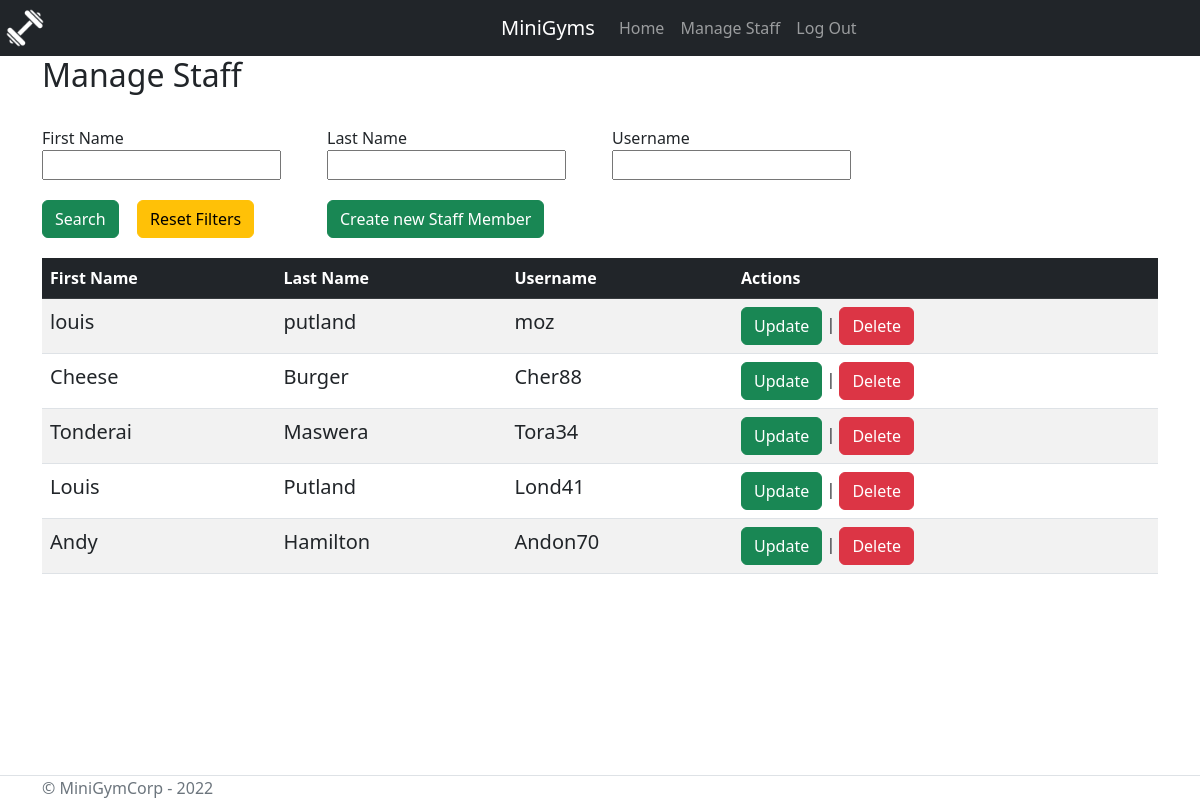
/DBWCoursework_31018059/viewStaff.php (signed in), run on the app's committed database.
### tables this page shows
CREATE TABLE "Staff" (
	"UserName"	TEXT NOT NULL UNIQUE,
	"firstName"	TEXT NOT NULL,
	"lastName"	TEXT NOT NULL,
	"Password"	TEXT NOT NULL,
	"Role"	TEXT NOT NULL,
	"Email"	TEXT NOT NULL,
	"Enabled"	TEXT NOT NULL DEFAULT 'true',
	PRIMARY KEY("UserName")
);

### DBWCoursework_31018059/PHP_functions/getAllStaffPHP.php (called while the page is built)
<?php
function getAllStaff()
{
    $db = new SQLite3("C:\\xampp\\courseworkDB\\Coursework.db");
    $sql = "SELECT * FROM Staff WHERE (Role = :role)";
    $stmt = $db->prepare($sql);
    $role = "Staff";
    $stmt->bindParam(":role", $role, SQLITE3_TEXT);
    $result = $stmt->execute();
    while($row = $result->fetchArray(SQLITE3_TEXT))
    {
        $arrayResult[] = $row;
    }
    return $arrayResult;
}
?>

### DBWCoursework_31018059/viewStaff.php (the view, shortened to what this page needs)
<?php
include("navbar.php");
include_once("PHP_functions/getAllStaffPHP.php");
$staff = getAllStaff();
?>
<div class="container pb-5">
    <main role="main" class="pb-3">
        <h2>Manage Staff</h2><br>
        <form method="post">
        <div class="row" style="margin-bottom:20px;">
            <div class="col-sm-3">
                <label>First Name</label><br />
                <input type="text" name="FirstName">
            </div>
            <div class="col-sm-3">
                <label>Last Name</label><br />
                <input type="text" name="LastName">
            </div>
            <div class="col-sm-3">
                <label>Username</label><br />
                <input type="text" name="Username">
            </div>
        </div>
        <div class="row" style="margin-bottom:20px;">
            <div class="col-sm-1"><button class="btn btn-success" type="submit" name="submit">Search</button></div>
            <div class="col-sm-2"><a class="btn btn-warning" href="viewCustomers.php?notPermitted=false">Reset Filters</a></div>
            <div class="col-sm-3"><a class="btn btn-success" href="createStaff.php">Create new Staff Member</a></div>
        </div>
        </form>
        <div class="col-12">
            <table class="table table-striped">
                <thead class="table-dark">
                    <th>First Name</th>
                    <th>Last Name</th>
                    <th>Username</th>
                    <th>Actions</th>
                </thead>
            <?php
                for($i=0; $i<count($staff);$i++):
            ?>
                <tr>
                    <td style="font-size:20px;"><?php echo $staff[$i]['firstName']?></td>
                    <td style="font-size:20px;"><?php echo $staff[$i]['lastName']?></td>
                    <td style="font-size:20px;"><?php echo $staff[$i]['UserName']?></td>
                    <td>
                    <a class="btn btn-success" href="updateUser.php?staff=1&username=<?php echo $staff[$i]['UserName'];?>">Update</a>
                    |
                    <a class="btn btn-danger" href="deleteUser.php?username=<?php echo $staff[$i]['UserName']."&source=staff";?>">Delete</a>
                    </td>
                </tr>
            <?php endfor;?>
                </table>
    </main>
</div>
<?php
    include("footer.php");
    ?>

### data on the page
staff: firstName "louis", lastName "putland", UserName "moz"
staff: firstName "Cheese", lastName "Burger", UserName "Cher88"
staff: firstName "Tonderai", lastName "Maswera", UserName "Tora34"
staff: firstName "Louis", lastName "Putland", UserName "Lond41"
staff: firstName "Andy", lastName "Hamilton", UserName "Andon70"
